Frame 1 (no input): blank canvas, image omitted
Frame 60 (the mouse pressed at the canvas centre just before this capture): blank canvas, image omitted
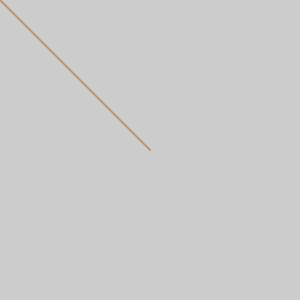
Frame 120 (the mouse held since frame 60 and released just before this capture)

The Processing sketch whose frames 1 and 60 were blank and that drew this single picture after the mouse press (run headless with seeded random() and noise(); from frame 60 on, the mouse is pressed at the canvas centre):

// Processing sketch: processing_182702
// ── processing_182702.pde


void setup() {
size(300,300);
}
 
void draw() {
stroke(200,mouseY,100);
line(0, 0, mouseX, mouseY);
}
